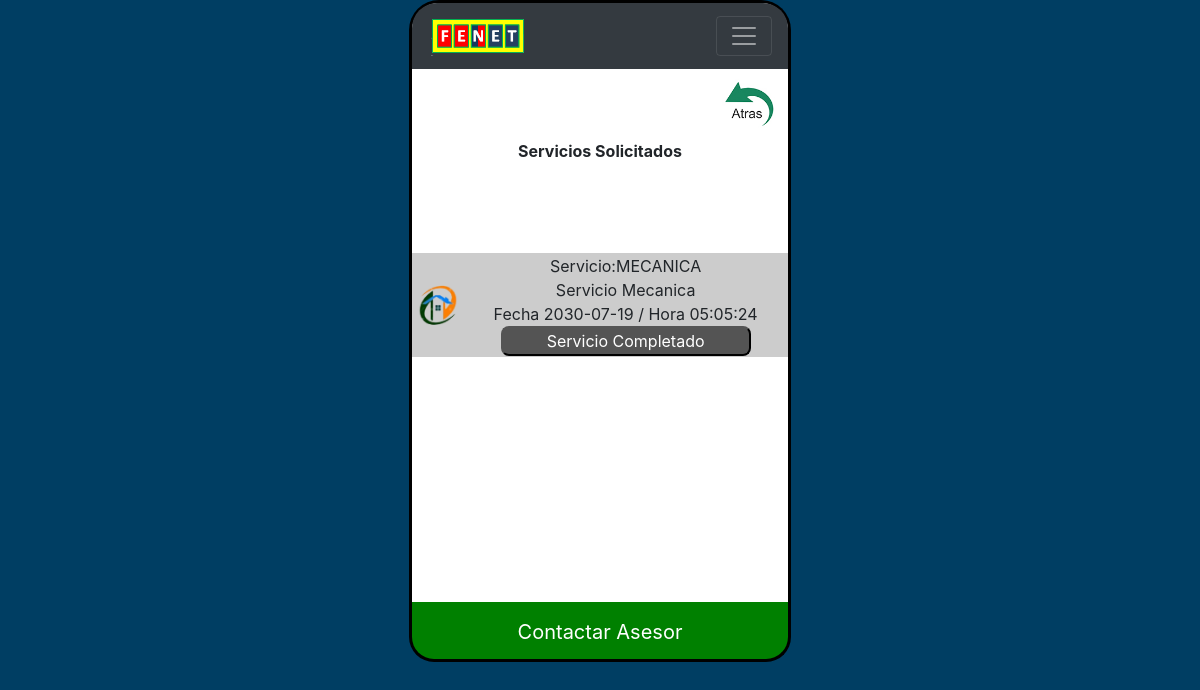
Screenshot of /es/app/listaServicios.php (signed in) with the database file from the repository.
### tables this page shows
CREATE TABLE `servicio` (
  `idServicio` int(11) NOT NULL,
  `servicio` text NOT NULL,
  `tipodeServicio` text NOT NULL,
  `descripcion` text NOT NULL,
  `direccion` varchar(100) NOT NULL,
  `ciudad` varchar(100) NOT NULL,
  `estado` varchar(100) NOT NULL,
  `pais` text NOT NULL,
  `fecha` date NOT NULL,
  `hora` time NOT NULL,
  `proveedor` varchar(100) NOT NULL,
  `usuario` int(11) NOT NULL,
  `estatus` varchar(100) NOT NULL
);

### es/app/listaServicios.php (the view, shortened to what this page needs)
<?php
  if ($_SESSION['login']){
      include ("cnx.php");
?>
<!doctype html>
<html lang="en">
  <head>
    <link rel="stylesheet" href="https://maxcdn.bootstrapcdn.com/bootstrap/4.0.0-beta.3/css/bootstrap.min.css">
    <link rel="stylesheet" type="text/css" href="css/style.css">
    <link rel="stylesheet" type="text/css" media="all" href="css/mediastyle.css">
  </head>
<body style=" background-color: #003e63;">
<header>
<?php
    include ("menu.php");
?>
</header>
<section>
<?php
   $email= $_SESSION['login'];
        $ssql = mysql_query("SELECT * FROM usuario WHERE email='$email'");
        $tipoUsuario = mysql_result($ssql,0,"tipoUsuario");
  if ($tipoUsuario == "cliente")
  {
   ?>
    <div style="background-color: none; width: 100%; height: 60px; text-align: right; padding-top: 10px; padding-right: 10px;"><a href="inicio.php"><img src="img/flechave.jpg" height="50"></a></div>
   <?php
  }
  else
  {
    ?>
    <div style="background-color: none; width: 100%; height: 60px; text-align: right; padding-top: 10px; padding-right: 10px;"><a href="inicioProveedor.php"><img src="img/flechave.jpg" height="50"></a></div>
    <?php
  }
  ?>
  <div style="padding-top: 10px;"></div>
    <p style="width: 100%; text-align: center; margin-bottom: 80px;"><b>Servicios Solicitados</b></p>
<?php
	$ssql = mysql_query("SELECT * FROM usuario WHERE email='".$email."'");
	$idUsuario  =  mysql_result($ssql,0,"id");
	$ssql = "SELECT * FROM servicio WHERE  usuario='".$idUsuario."' and estatus='solicitado'";
        $rs = mysql_query($ssql,$conexion);
        if (mysql_num_rows($rs)>0){
            $consulta = "SELECT * FROM servicio WHERE usuario=$idUsuario and estatus='solicitado';";
            $hacerconsulta=mysql_query ($consulta,$conexion);
            $reg = mysql_fetch_array($hacerconsulta,MYSQL_BOTH);
            while ($reg){
                echo "<table border='0' bordercolor='blue' align='center' width='100%'>";
                echo "<tr>";
                echo "<td align='center' bgcolor='white' style='height:10px;'><font color='black'></font></td>";
                echo "<td align='center' bgcolor='white'style='height:10px;'><font color='black'></td>";
                echo "</tr>";
                echo "<tr>";
                echo "<td align='center' class='dark' bgcolor='#ccc'><img src='img/home.png' width='40px' height='40px'></td>";
                echo "<td class='dark' align='center' style='border: inset 0pt' bgcolor='#ccc'>
					                 <div>Servicio:".$reg[1]." </div>
					                 <div>".$reg[3]."</div>
					                 <div>Fecha ".$reg[8]." / Hora ".$reg[9]." </div>
					                 <form action='completarServicio.php' method='post'>
						                  <input type='hidden' name='servicio'  value=".$reg[0].">
						                  <input type='hidden' name='proveedor'  value=".$reg[10].">
						                  <input type='submit' style='width:250px; height:30px; cursor:pointer; background-color:#545454; color:white; border-radius:8px;' value='Servicio Completado' name='".$reg[0]."' />
					                 </form>
                      </td>";
              $reg = mysql_fetch_array($hacerconsulta,MYSQL_BOTH);
              echo "</tr>";
              }
              echo "</table>";
          }else{
            echo "<div style='text-align:center;'>No hay servicios solicitados</div>";
          }
?>
<br>
</section>
<a href="asesor.php"><div class="asesor">Contactar Asesor</div></a>
  </body>
</html>
<?php
}else{
  header("location:index.php");
}
?>

### es/app/listaServicios.php (style rules this page uses)
header { width: 382px; height:auto; background-color: white; margin: 0 auto; border-top-right-radius:30px; border-top-left-radius:30px; border-top:3px solid black; border-right:3px solid black; border-left:3px solid black; }
section { width: 382px; min-height: 533px; background-color: white; margin: 0 auto; border-right: 3px solid black; border-left:3px solid black; }
.asesor { width: 382px; height: 60px; margin: 0 auto; background-color: green; border-bottom-right-radius: 25px; border-bottom-left-radius: 25px; border-right:3px solid black; border-left:3px solid black; border-bottom: 3px solid black; font-size: 20px; color: white; padding-top: 15px; text-align: center; cursor: pointer; }

### rows the page displays
servicio: servicio "MECANICA", descripcion "Servicio Mecanica", fecha "2030-07-19", hora "05:05:24"
